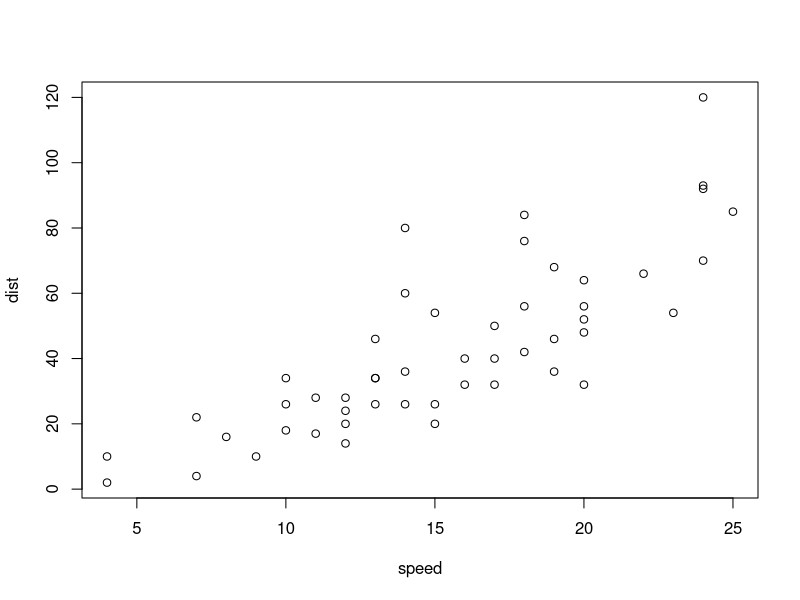
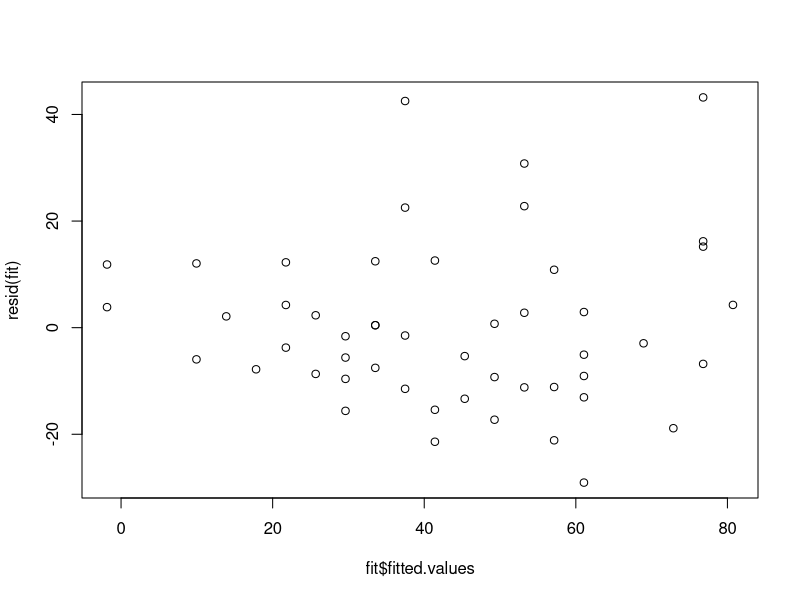
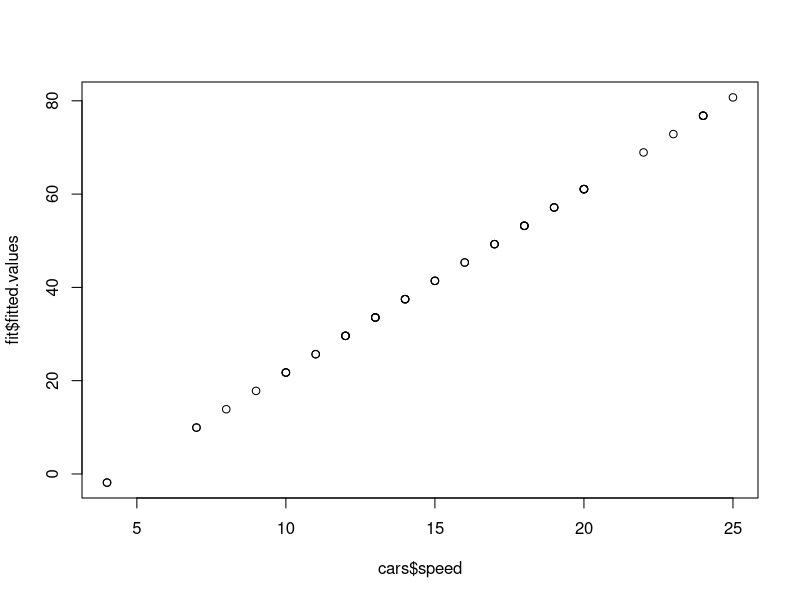

Write the R code that produced these figures, in order.
## ---- chunk 1
#| label: fig-cars
#| fig-cap: Stopping distance against speed.
plot(dist ~ speed, data = cars)
## ---- chunk 2
fit <- lm(dist ~ speed, data = cars)
plot(fit$fitted.values, resid(fit))
## ---- chunk 3
#| label: tbl-coef
#| tbl-cap: Model coefficients.
knitr::kable(coef(summary(fit)), digits = 2)
## ---- chunk 4
plot(cars$speed, fit$fitted.values)
## ---- chunk 5
#| label: tbl-data
#| tbl-cap: First rows of the data.
knitr::kable(head(cars))
